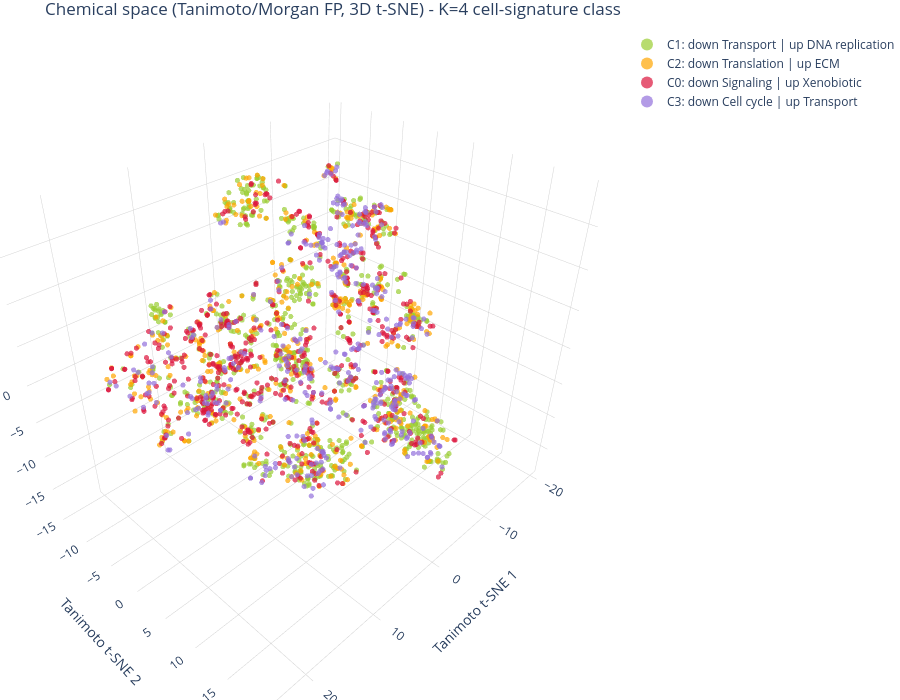

The cell this chart's notebook holds for it:
### Code cell
## ── Chemical space (Tanimoto on Morgan FP) coloured by cell-signature class — 3D ─
## Interactive 3D version (rotate / zoom / hover) of "do chemically-similar
## compounds share a cell signature?". K matches the signature-clustering cell.

K = 4                                     # match the signature-clustering cell
# signature phenotype classes (KMeans on the 15-function NES)
NES = func_enrich_all.pivot_table(index='compound', columns='function', values='gsea_NES').fillna(0.0)
_km = KMeans(n_clusters=K, n_init=10, random_state=0).fit(StandardScaler().fit_transform(NES.values))
_means = NES.groupby(_km.labels_).mean()
_names = {c: f"C{c}: down {_means.loc[c].idxmin().split(' / ')[0]} | up {_means.loc[c].idxmax().split(' / ')[0]}"
          for c in range(K)}
sig_class = pd.Series([_names[l] for l in _km.labels_], index=NES.index, name='sig_class')

# chemical-space embedding: Tanimoto distance on the Morgan (F*) bits, then 3D t-SNE
mf = pd.read_csv('output/experiments/optimize_cell_signature_prediction/MF_features.csv')
_fcols = [c for c in mf.columns if c.startswith('F')]
_FP = mf[_fcols].to_numpy(np.float32)
_inter = _FP @ _FP.T; _rs = _FP.sum(1); _union = _rs[:, None] + _rs[None, :] - _inter
_D = np.clip(1.0 - _inter / np.maximum(_union, 1e-9), 0, 1); np.fill_diagonal(_D, 0.0)
_emb = TSNE(n_components=3, metric='precomputed', init='random', perplexity=30,
            random_state=42).fit_transform(_D)

chem = pd.DataFrame({'e1': _emb[:, 0], 'e2': _emb[:, 1], 'e3': _emb[:, 2],
                     'compound': mf['compound'].values})
chem['sig_class'] = chem['compound'].map(sig_class)
chem = chem.dropna(subset=['sig_class'])

fig = stats_tools.plot_multi_class_to_embedding_3d(
    chem, label='sig_class', e1='e1', e2='e2', e3='e3',
    marker_size=3, opacity=0.7, hover_cols=['compound'],
    axis_titles=('Tanimoto t-SNE 1', 'Tanimoto t-SNE 2', 'Tanimoto t-SNE 3'))
fig.update_layout(title=f'Chemical space (Tanimoto/Morgan FP, 3D t-SNE) - K={K} cell-signature class')
fig

### Figure 1 — Plotly figure (JSON) as saved in the notebook; plotly's stock layout.template omitted (floating-point values rounded to 4 significant figures; data arrays with more than 128 entries replaced by an {"elided": "..."} marker saying what was removed)
{"data": [{"customdata": {"elided": "816x1 str values"}, "hovertemplate": "compound: %{customdata[0]}<extra></extra>", "marker": {"color": "yellowgreen", "line": {"width": 0}, "opacity": 0.7, "size": 3}, "mode": "markers", "name": "C1: down Transport | up DNA replication", "type": "scatter3d", "x": {"elided": "816 float values"}, "y": {"elided": "816 float values"}, "z": {"elided": "816 float values"}}, {"customdata": {"elided": "479x1 str values"}, "hovertemplate": "compound: %{customdata[0]}<extra></extra>", "marker": {"color": "orange", "line": {"width": 0}, "opacity": 0.7, "size": 3}, "mode": "markers", "name": "C2: down Translation | up ECM", "type": "scatter3d", "x": {"elided": "479 float values"}, "y": {"elided": "479 float values"}, "z": {"elided": "479 float values"}}, {"customdata": {"elided": "553x1 str values"}, "hovertemplate": "compound: %{customdata[0]}<extra></extra>", "marker": {"color": "crimson", "line": {"width": 0}, "opacity": 0.7, "size": 3}, "mode": "markers", "name": "C0: down Signaling | up Xenobiotic", "type": "scatter3d", "x": {"elided": "553 float values"}, "y": {"elided": "553 float values"}, "z": {"elided": "553 float values"}}, {"customdata": {"elided": "386x1 str values"}, "hovertemplate": "compound: %{customdata[0]}<extra></extra>", "marker": {"color": "mediumpurple", "line": {"width": 0}, "opacity": 0.7, "size": 3}, "mode": "markers", "name": "C3: down Cell cycle | up Transport", "type": "scatter3d", "x": {"elided": "386 float values"}, "y": {"elided": "386 float values"}, "z": {"elided": "386 float values"}}], "layout": {"height": 700, "legend": {"itemsizing": "constant"}, "margin": {"b": 0, "l": 0, "r": 0, "t": 30}, "scene": {"bgcolor": "white", "xaxis": {"gridcolor": "lightgrey", "gridwidth": 1, "showbackground": false, "showgrid": true, "showline": false, "showspikes": false, "title": {"text": "Tanimoto t-SNE 1"}, "zeroline": false}, "yaxis": {"gridcolor": "lightgrey", "gridwidth": 1, "showbackground": false, "showgrid": true, "showline": false, "showspikes": false, "title": {"text": "Tanimoto t-SNE 2"}, "zeroline": false}, "zaxis": {"gridcolor": "lightgrey", "gridwidth": 1, "showbackground": false, "showgrid": true, "showline": false, "showspikes": false, "title": {"text": "Tanimoto t-SNE 3"}, "zeroline": false}}, "title": {"text": "Chemical space (Tanimoto/Morgan FP, 3D t-SNE) - K=4 cell-signature class"}, "width": 900}}
